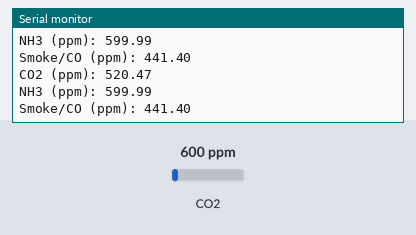
The sketch below on a simulated Arduino Uno, built with avr-gcc and run on an emulated ATmega328P. Shown: the last lines printed to the serial monitor. Inputs (shaded band) come from the test bench; at power-on: CO2 600 ppm.

Above: at 2.8 s.
2.9 s: CO2 set to 452 ppm
At 4.7 s:
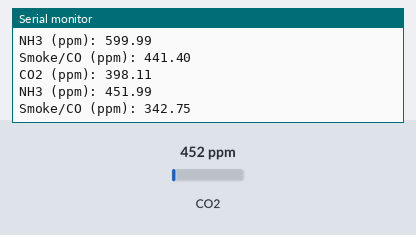
5.6 s: CO2 set to 1050 ppm
At 6.4 s:
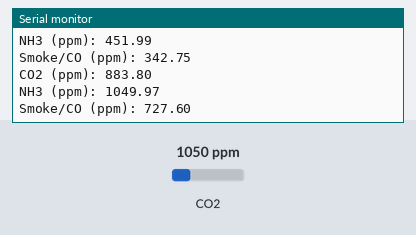
Timing chart, 0 to 8.6 s (numbered marks = the images above; inputs shaded):
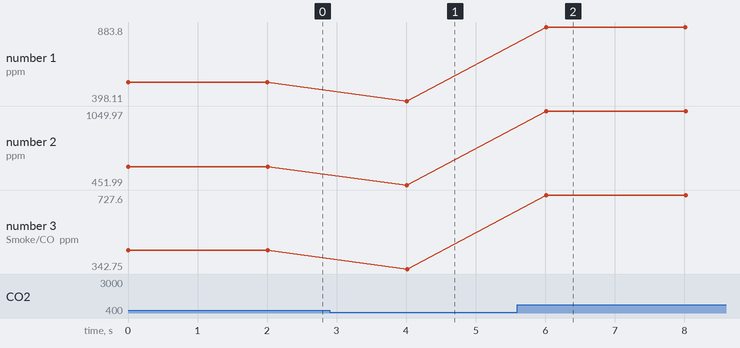

Measured:
- after the input at 2.9 s, the serial monitor: prints a new line after 1.1 s (image 1)
- after the input at 5.6 s, the serial monitor: prints a new line after 0.41 s (image 2)
- plotted number 1: 520.47 → 398.11 after the input at 2.9 s, 398.11 → 883.8 after the input at 5.6 s
- plotted number 2: 599.99 → 451.99 after the input at 2.9 s, 451.99 → 1049.97 after the input at 5.6 s
- plotted number 3: 441.4 → 342.75 after the input at 2.9 s, 342.75 → 727.6 after the input at 5.6 s

The sketch:

MQ135-multiple.ino
```cpp
#include "MQ135.h"

MQ135 gasSensor = MQ135(A0); // 传感器接到 A0 引脚

void setup() {
  Serial.begin(115200);
  Serial.println("MQ135 Multi-Gas Detection");
}

void loop() {
  float rzero = gasSensor.getRZero();     // 获取空气中的基准值 R₀
  float rs = gasSensor.getResistance();  // 获取传感器瞬时电阻 Rs

  // CO2 浓度 (PPM)
  float co2_ppm = calculateGasConcentration(rs, rzero, 110.47, -2.62);
  Serial.print("CO2 (ppm): ");
  Serial.println(co2_ppm);

  // NH3 (氨气) 浓度 (PPM)
  float nh3_ppm = calculateGasConcentration(rs, rzero, 116.602, -2.769);
  Serial.print("NH3 (ppm): ");
  Serial.println(nh3_ppm);

  // 烟雾/一氧化碳浓度 (PPM)
  float smoke_ppm = calculateGasConcentration(rs, rzero, 102.2, -2.473);
  Serial.print("Smoke/CO (ppm): ");
  Serial.println(smoke_ppm);

  delay(2000); // 每2秒更新一次
}

// 通用气体浓度计算函数
float calculateGasConcentration(float rs, float rzero, float a, float b) {
  float ratio = rs / rzero; // 计算 Rs/R0 的比例
  return a * pow(ratio, b); // 使用公式计算浓度
}
```
